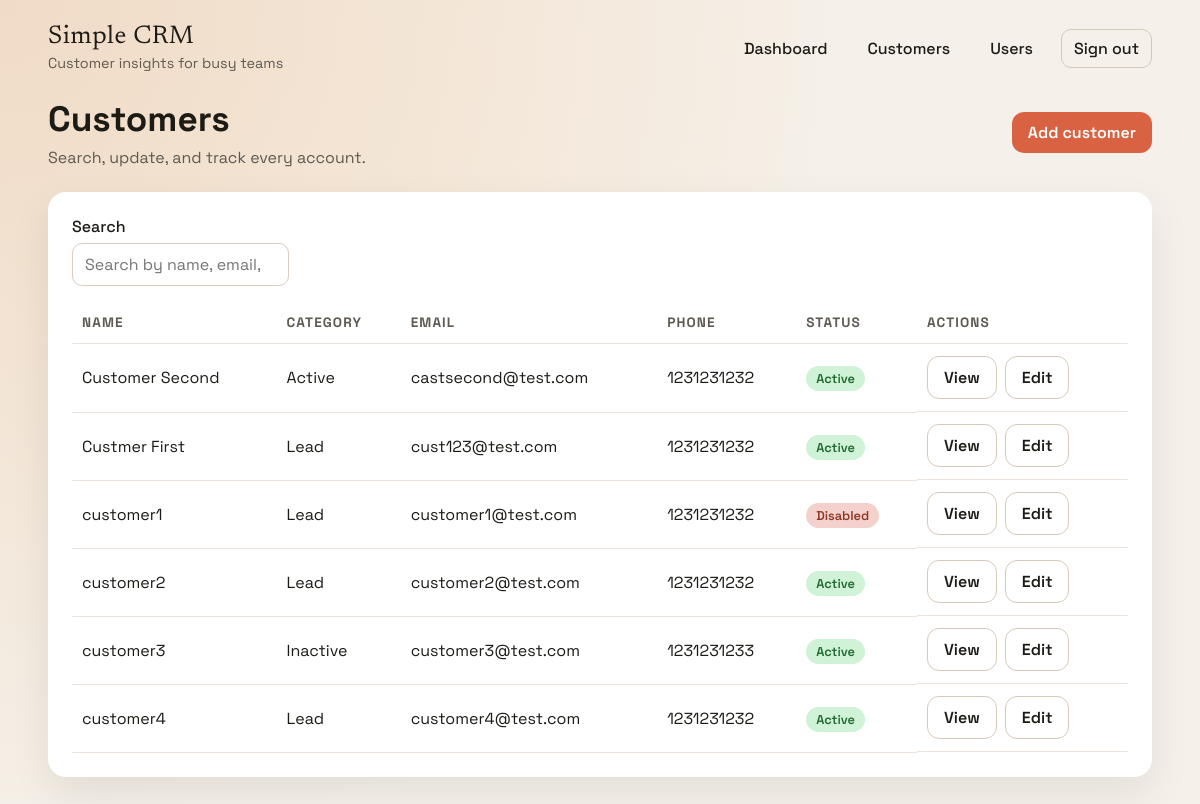
The app's page /customers (signed in) with its own data.
### app/models.py (models this page shows)
class Customer(db.Model):
    id = db.Column(db.Integer, primary_key=True)
    name = db.Column(db.String(150), nullable=False)
    email = db.Column(db.String(150))
    phone = db.Column(db.String(50))
    category = db.Column(db.String(20), nullable=False)
    active = db.Column(db.Boolean, default=True)
    created_at = db.Column(db.DateTime, default=datetime.utcnow)
    created_by_id = db.Column(db.Integer, db.ForeignKey("user.id"))
    created_by = db.relationship("User", back_populates="customers")
    interactions = db.relationship(
        "Interaction", back_populates="customer", cascade="all, delete-orphan"
    )

### app/routes.py (the view)
@web_bp.route("/customers")
@login_required
def customers():
    query = Customer.query
    if current_user.role == ROLE_EMPLOYEE:
        query = query.filter_by(created_by_id=current_user.id)
    customers_list = query.order_by(Customer.created_at.desc()).all()
    return render_template(
        "customers.html",
        customers=customers_list,
        categories=CUSTOMER_CATEGORIES,
    )

### app/__init__.py (called while the page is built)
@login_manager.user_loader
def load_user(user_id):
    from .models import User
    return User.query.get(int(user_id))

### app/templates/customers.html
{% extends 'base.html' %}
{% block content %}
<section class="page-header">
  <div>
    <h1>Customers</h1>
    <p class="muted">Search, update, and track every account.</p>
  </div>
  <a class="primary" href="{{ url_for('web.customer_new') }}">Add customer</a>
</section>
<section class="panel">
  <div class="filter-bar">
    <label>
      <span>Search</span>
      <input type="search" placeholder="Search by name, email, phone" data-table-filter>
    </label>
  </div>
  <div class="table-wrap">
    <table class="table" data-filter-table>
      <thead>
        <tr>
          <th scope="col">Name</th>
          <th scope="col">Category</th>
          <th scope="col">Email</th>
          <th scope="col">Phone</th>
          <th scope="col">Status</th>
          <th scope="col">Actions</th>
        </tr>
      </thead>
      <tbody>
        {% for customer in customers %}
          <tr>
            <td>{{ customer.name }}</td>
            <td>{{ customer.category }}</td>
            <td>{{ customer.email or '-' }}</td>
            <td>{{ customer.phone or '-' }}</td>
            <td>
              {% if customer.active %}
                <span class="status active">Active</span>
              {% else %}
                <span class="status inactive">Disabled</span>
              {% endif %}
            </td>
            <td class="row-actions">
              <a class="ghost" href="{{ url_for('web.customer_detail', customer_id=customer.id) }}">View</a>
              <a class="ghost" href="{{ url_for('web.customer_edit', customer_id=customer.id) }}">Edit</a>
            </td>
          </tr>
        {% endfor %}
      </tbody>
    </table>
  </div>
</section>
{% endblock %}

### app/static/app.css (style rules this page uses)
:root { --bg: #f5f1ea; --surface: #ffffff; --ink: #1d1b16; --muted: #5e5a52; --accent: #d86241; --accent-dark: #b0472a; --accent-soft: #f7d4c4; --shadow: 0 16px 40px rgba(0, 0, 0, 0.08); --radius: 18px; }
* { box-sizing: border-box; }
body { margin: 0; font-family: "Space Grotesk", "Trebuchet MS", sans-serif; color: var(--ink); background: radial-gradient(circle at top left, #f0dbc6, transparent 60%), radial-gradient(circle at 20% 20%, #f8f1e6, transparent 45%), var(--bg); min-height: 100vh; }
.page-header { display: flex; align-items: center; justify-content: space-between; flex-wrap: wrap; gap: 16px; margin-bottom: 24px; }
.page-header h1 { margin: 0 0 6px; font-size: clamp(1.6rem, 3vw, 2.2rem); }
.muted { color: var(--muted); margin: 0; }
.form-grid label, .filter-bar label { display: grid; gap: 6px; font-weight: 500; }
input, select, textarea { padding: 10px 12px; border-radius: 10px; border: 1px solid #d8cdbf; font-family: inherit; font-size: 1rem; }
button, .primary, .ghost, .danger { font-family: inherit; border: none; cursor: pointer; padding: 10px 16px; border-radius: 12px; text-decoration: none; font-weight: 600; }
.primary { background: var(--accent); color: #fff; }
.ghost { background: transparent; color: var(--ink); border: 1px solid #d7c9b9; }
.panel { background: var(--surface); padding: 24px; border-radius: var(--radius); margin-bottom: 24px; box-shadow: var(--shadow); }
.table-wrap { overflow-x: auto; }
.table { width: 100%; border-collapse: collapse; }
.table th, .table td { text-align: left; padding: 12px 10px; border-bottom: 1px solid #eee3d8; }
.table th { font-size: 0.85rem; text-transform: uppercase; letter-spacing: 0.08em; color: var(--muted); }
.row-actions { display: flex; gap: 8px; flex-wrap: wrap; }
.status { padding: 4px 10px; border-radius: 999px; font-size: 0.8rem; font-weight: 600; }
.status.active { background: #d0f2d6; color: #1e6b30; }
.status.inactive { background: #f4d1cc; color: #8e3826; }
.filter-bar { display: flex; flex-wrap: wrap; gap: 16px; align-items: flex-end; margin-bottom: 16px; }

### records on screen
Customer: name "Customer Second", category "Active", email "castsecond@test.com", phone "1231231232", active "Active"
Customer: name "Custmer First", category "Lead", email "cust123@test.com", phone "1231231232", active "Active"
Customer: name "customer1", category "Lead", email "customer1@test.com", phone "1231231232", active "Disabled"
Customer: name "customer2", category "Lead", email "customer2@test.com", phone "1231231232", active "Active"
Customer: name "customer3", category "Inactive", email "customer3@test.com", phone "1231231233", active "Active"
Customer: name "customer4", category "Lead", email "customer4@test.com", phone "1231231232", active "Active"
